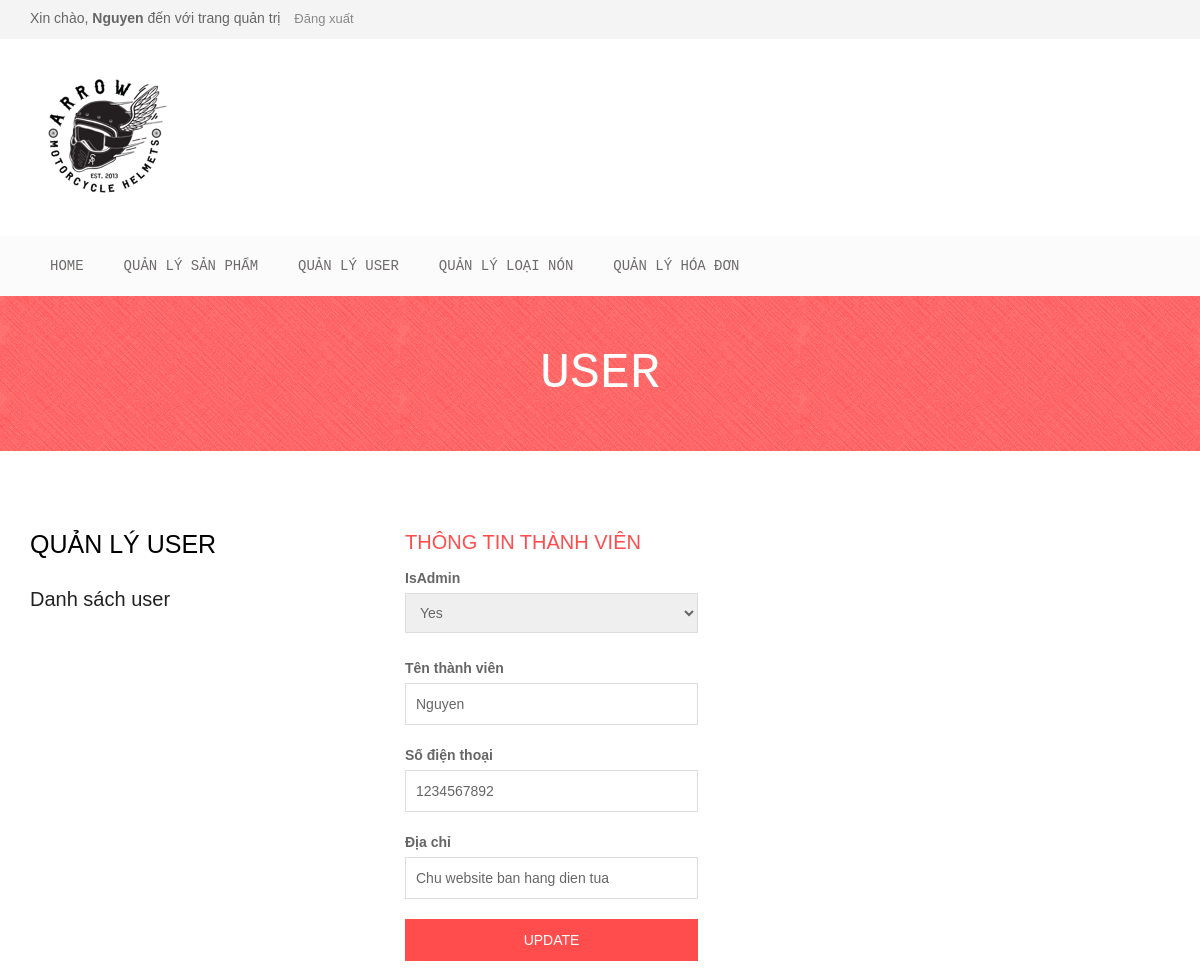
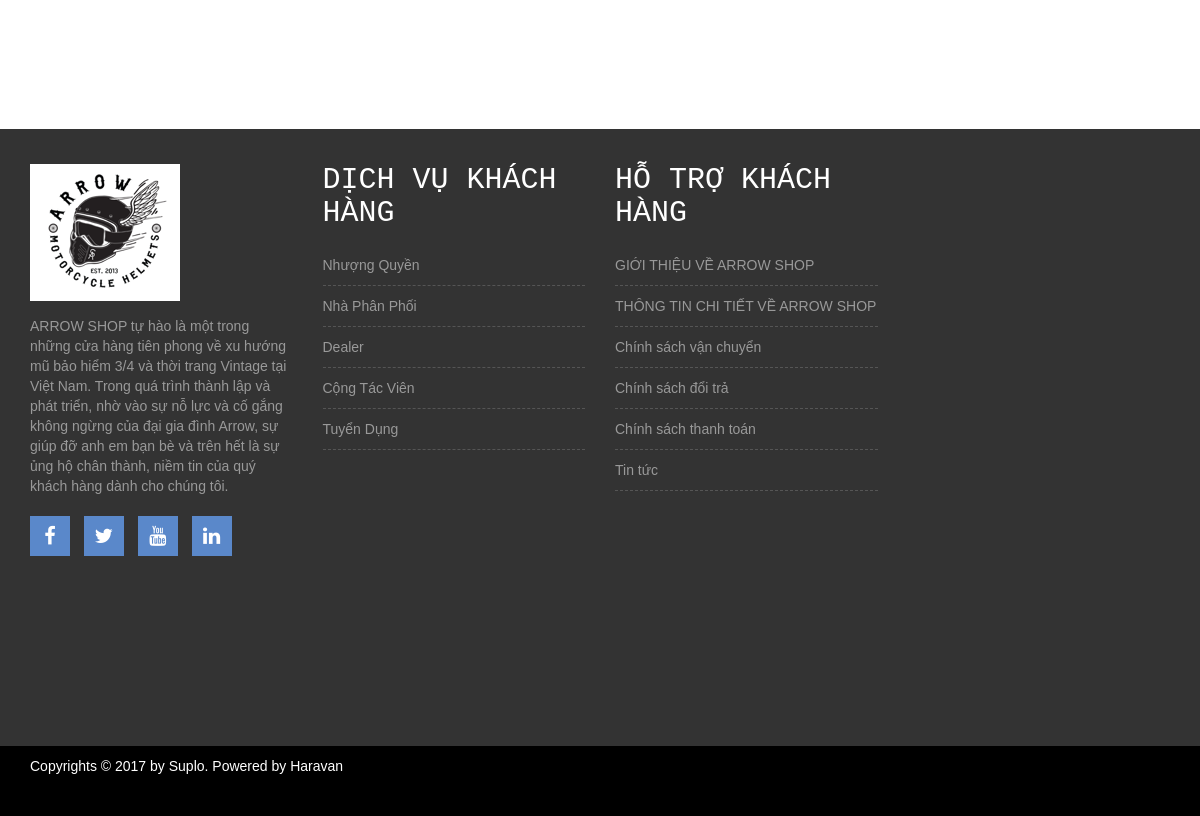
Screenshot of /admin.php?mod=User&act=Sua&id=5 (signed in) with the database file from the repository (2 pictures, top to bottom).
### tables this page shows
CREATE TABLE `khachhang` (
  `MaKH` int(10) NOT NULL,
  `TenKH` varchar(50) NOT NULL,
  `SoDienThoai` text NOT NULL,
  `DiaChi` varchar(50) NOT NULL,
  `Email` varchar(50) NOT NULL,
  `Pass` varchar(200) NOT NULL,
  `IsAdmin` int(1) DEFAULT NULL
);

### Model/KhachHang.php (called while the page is built, shortened)
<?php
include_once("DataProvider.php");
class KhachHang
{
	private $da;
	function __construct()
	{
		$this->da = new DataProvider();
	}
	function GetKhachHangByID($id)
	{
		$sql="Select * from khachhang where MaKH=$id";
		return $this->da->Fetch($sql);
	}
}
?>

### Model/DataProvider.php (called while the page is built, shortened)
<?php
class DataProvider
{
	private $link;
	function __construct()
	{
		$this->link=mysqli_connect("localhost","root","","qlbanhang");
	}
	function ExecuteQuery($sql)
	{
		mysqli_query($this->link,"set names 'utf8'");
		return mysqli_query($this->link, $sql);
	}
	function Fetch($sql)
	{
		$result=$this->ExecuteQuery($sql);
		return mysqli_fetch_assoc($result);
	}
}
?>

### View/User/Sua.php (the view, shortened to what this page needs)
<div class="col-md-8">
    <div class="product-content-right">
      <div class="row">
        <div class="woocommerce">
          <form enctype="multipart/form-data" action="#" class="checkout" method="post" name="checkout">
            <div id="customer_details" class="col2-set">
              <div class="col-1">
                <div class="woocommerce-billing-fields">
                <h3>Thông tin thành viên</h3>
                <p>
                  <label>IsAdmin</label>
                  <select name="cboIsAdmin">
<?php
                  if($row['IsAdmin']==0){
                    echo "<option value=\"0\" selected=\"selected\">No</option>";
                    echo "<option value=\"1\">Yes</option>";
                  }
                  else{
                    echo "<option value=\"1\" selected=\"selected\">Yes</option>";
                  }
?>
                  </select>
                </p>
                <p>
                  <label>Tên thành viên</label>
                  <input type="text" name="txtTenKH" id="txtTenKH" class="input-text" value="<?php echo $row['TenKH'];?>">
                </p>
                <p>
                  <label>Số điện thoại</label>
                   <input type="text" name="txtSDT" id="txtSDT" class="input-text" value="<?php echo $row['SoDienThoai'];?>">
                </p>
                <p>
                  <label>Địa chỉ</label>
                  <input type="text" name="txtDiaChi" id="txtDiaChi" class="input-text" value="<?php echo $row['DiaChi'];?>">
                </p>
                <p>
                  <input type="submit" name="btnChange" id="btnChange" value="Update" class="checkout-button button alt wc-forward" style="background: #ff4d4d">
                </p>
              </div>
            </div>
          </div>
        </form>
      </div>
    </div>
  </div>
</div>

### style.css (style rules this page uses)
h1, h2, h3, h4, h5, h6 { margin: 0 0 15px; }
body { font-family:Arial, Helvetica, sans-serif; }
input[type="text"], input[type="password"], input[type="email"], textarea { border: 1px solid #ddd; padding: 10px; }
input[type="submit"], button[type=submit] { background: none repeat scroll 0 0 #ff4d4d; border: medium none; color: #fff; padding: 11px 20px; text-transform: uppercase; }
.col2-set { margin-left: -30px; overflow: hidden; }
.col-1, .col-2 { float: left; margin-left: 30px; width: 360px; }
#customer_details label { display: block; margin: 0 0 5px; }
#customer_details input[type="text"], #customer_details textarea, .shipping_calculator input[type=text] { margin-bottom: 10px; width: 100%; }
#customer_details h3 { color: #ff4d4d; font-size: 20px; text-transform: uppercase; }
#customer_details select, .shipping_calculator select { border: 1px solid #ddd; margin-bottom: 15px; padding: 10px; width: 100%; }

### css/responsive.css (style rules this page uses)
@media only screen and (min-width: 992px) and (max-width: 1280px) { input[type="submit"], button[type="submit"] { padding: 11px 15px; } }
@media only screen and (min-width: 992px) and (max-width: 1280px) { .col-1, .col-2 { width: 293px; } }

### css/Logi.css (style rules this page uses)
body { background: #e9e9e9; color: #666666; font-family: "Segoe UI Light", sans-serif; font-size: 14px; -webkit-font-smoothing: antialiased; }
.button { cursor: pointer; background: #ff4d4d; width: 100%; border: 0; padding: 10px 15px; color: #ffffff; -webkit-transition: 0.3s ease; transition: 0.3s ease; }

### rows the page displays
khachhang: cboIsAdmin "Yes", txtTenKH "Nguyen", txtSDT "1234567892", txtDiaChi "Chu website ban hang dien tua"

### other values shown
$_SESSION['hoten'] "Nguyen"
